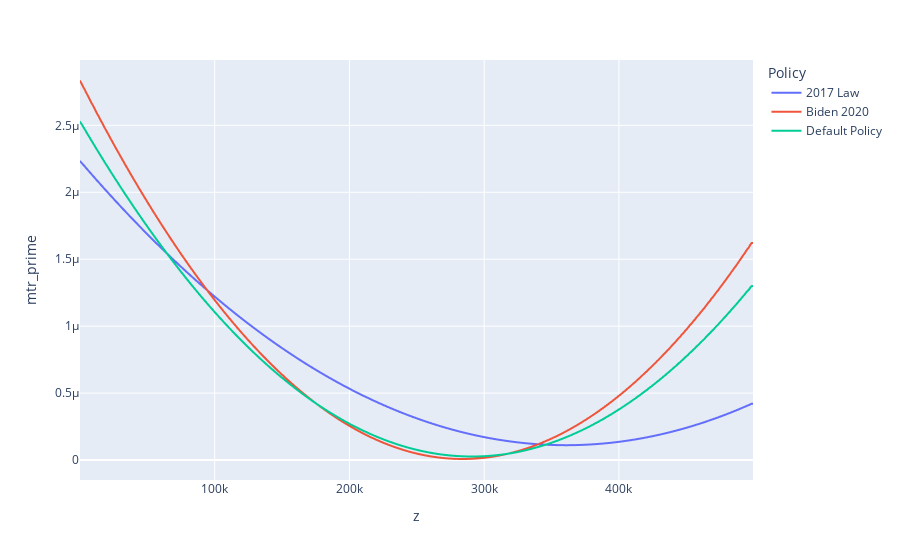

Notebook cell for this chart:
### Markdown cell above
We aer see are that each set of policies shows tax progressivity.  Marginal tax rates increase with income.  But beyond about \\$200,000 in income, these marginal tax rate functions look very different.  2017 law shows the slope of the marginal tax rates gradually leveling off.  In contrast, the current law baseline and Biden's 2020 campaign policies have marginal tax rates remaining relatively conant from about \\$200,000 to \\$350,000 in income and then an increasing slope after that.

We can plot the derivative of these marginal tax rate schedules to see this more clealy:

### Code cell
iot1.plot(var="mtr_prime")

### Figure 1 — Plotly figure (JSON) as saved in the notebook; plotly's stock layout.template omitted (floating-point values rounded to 4 significant figures; data arrays with more than 128 entries replaced by an {"elided": "..."} marker saying what was removed)
{"data": [{"hovertemplate": "Policy=2017 Law<br>z=%{x}<br>mtr_prime=%{y}<extra></extra>", "legendgroup": "wide_variable_0", "line": {"color": "#636efa", "dash": "solid"}, "marker": {"symbol": "circle"}, "mode": "lines", "name": "2017 Law", "showlegend": true, "type": "scattergl", "x": {"elided": "500 float values"}, "xaxis": "x", "y": {"elided": "500 float values"}, "yaxis": "y"}, {"hovertemplate": "Policy=Biden 2020<br>z=%{x}<br>mtr_prime=%{y}<extra></extra>", "legendgroup": "wide_variable_1", "line": {"color": "#EF553B", "dash": "solid"}, "marker": {"symbol": "circle"}, "mode": "lines", "name": "Biden 2020", "showlegend": true, "type": "scattergl", "x": {"elided": "500 float values"}, "xaxis": "x", "y": {"elided": "500 float values"}, "yaxis": "y"}, {"hovertemplate": "Policy=Default Policy<br>z=%{x}<br>mtr_prime=%{y}<extra></extra>", "legendgroup": "wide_variable_2", "line": {"color": "#00cc96", "dash": "solid"}, "marker": {"symbol": "circle"}, "mode": "lines", "name": "Default Policy", "showlegend": true, "type": "scattergl", "x": {"elided": "500 float values"}, "xaxis": "x", "y": {"elided": "500 float values"}, "yaxis": "y"}], "layout": {"legend": {"title": {"text": "Policy"}, "tracegroupgap": 0}, "margin": {"t": 60}, "xaxis": {"anchor": "y", "domain": [0, 1], "title": {"text": "z"}}, "yaxis": {"anchor": "x", "domain": [0, 1], "title": {"text": "mtr_prime"}}}}
